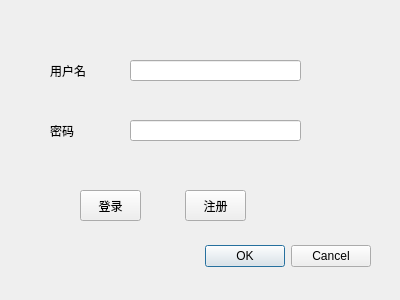
<?xml version="1.0" encoding="UTF-8"?>
<ui version="4.0">
 <class>LoginDialog</class>
 <widget class="QDialog" name="LoginDialog">
  <property name="geometry">
   <rect>
    <x>0</x>
    <y>0</y>
    <width>400</width>
    <height>300</height>
   </rect>
  </property>
  <property name="windowTitle">
   <string>Dialog</string>
  </property>
  <widget class="QDialogButtonBox" name="buttonBox">
   <property name="geometry">
    <rect>
     <x>30</x>
     <y>240</y>
     <width>341</width>
     <height>32</height>
    </rect>
   </property>
   <property name="orientation">
    <enum>Qt::Orientation::Horizontal</enum>
   </property>
   <property name="standardButtons">
    <set>QDialogButtonBox::StandardButton::Cancel|QDialogButtonBox::StandardButton::Ok</set>
   </property>
  </widget>
  <widget class="QLabel" name="label">
   <property name="geometry">
    <rect>
     <x>50</x>
     <y>50</y>
     <width>271</width>
     <height>41</height>
    </rect>
   </property>
   <property name="text">
    <string>用户名</string>
   </property>
  </widget>
  <widget class="QLabel" name="label_2">
   <property name="geometry">
    <rect>
     <x>50</x>
     <y>110</y>
     <width>271</width>
     <height>41</height>
    </rect>
   </property>
   <property name="text">
    <string>密码</string>
   </property>
  </widget>
  <widget class="QLineEdit" name="usernameEdit">
   <property name="geometry">
    <rect>
     <x>130</x>
     <y>60</y>
     <width>171</width>
     <height>21</height>
    </rect>
   </property>
  </widget>
  <widget class="QLineEdit" name="passwordEdit">
   <property name="geometry">
    <rect>
     <x>130</x>
     <y>120</y>
     <width>171</width>
     <height>21</height>
    </rect>
   </property>
   <property name="echoMode">
    <enum>QLineEdit::EchoMode::Password</enum>
   </property>
  </widget>
  <widget class="QPushButton" name="loginButton">
   <property name="geometry">
    <rect>
     <x>80</x>
     <y>190</y>
     <width>61</width>
     <height>31</height>
    </rect>
   </property>
   <property name="text">
    <string>登录</string>
   </property>
  </widget>
  <widget class="QPushButton" name="pushButton">
   <property name="geometry">
    <rect>
     <x>185</x>
     <y>190</y>
     <width>61</width>
     <height>31</height>
    </rect>
   </property>
   <property name="text">
    <string>注册</string>
   </property>
  </widget>
 </widget>
 <resources/>
 <connections>
  <connection>
   <sender>buttonBox</sender>
   <signal>accepted()</signal>
   <receiver>LoginDialog</receiver>
   <slot>accept()</slot>
   <hints>
    <hint type="sourcelabel">
     <x>248</x>
     <y>254</y>
    </hint>
    <hint type="destinationlabel">
     <x>157</x>
     <y>274</y>
    </hint>
   </hints>
  </connection>
  <connection>
   <sender>buttonBox</sender>
   <signal>rejected()</signal>
   <receiver>LoginDialog</receiver>
   <slot>reject()</slot>
   <hints>
    <hint type="sourcelabel">
     <x>316</x>
     <y>260</y>
    </hint>
    <hint type="destinationlabel">
     <x>286</x>
     <y>274</y>
    </hint>
   </hints>
  </connection>
 </connections>
</ui>
